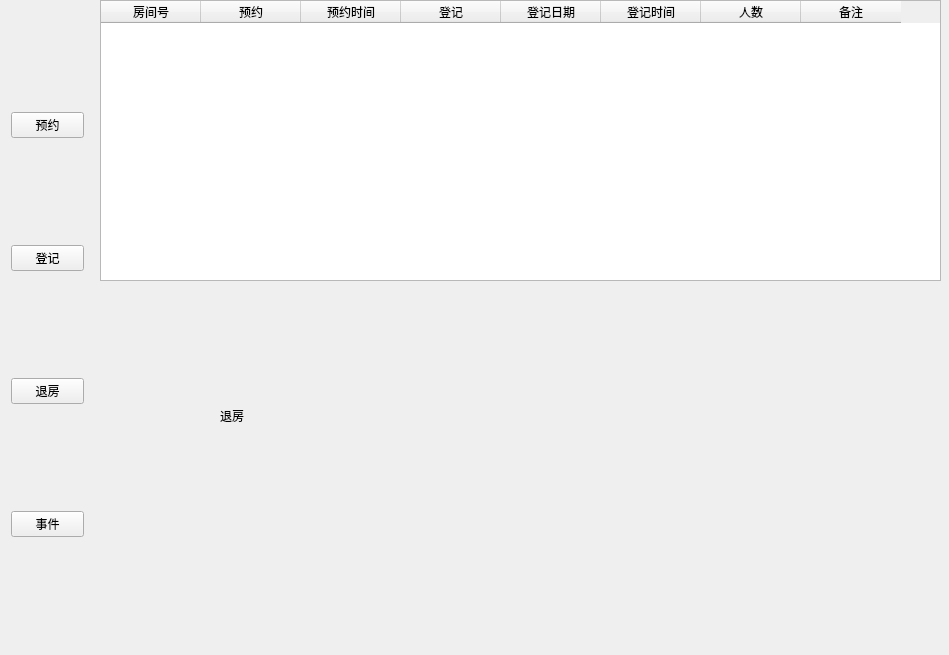
<?xml version="1.0" encoding="UTF-8"?>
<ui version="4.0">
 <class>ManagerClass</class>
 <widget class="QMainWindow" name="ManagerClass">
  <property name="geometry">
   <rect>
    <x>0</x>
    <y>0</y>
    <width>949</width>
    <height>655</height>
   </rect>
  </property>
  <property name="windowTitle">
   <string>Manager</string>
  </property>
  <widget class="QWidget" name="centralWidget">
   <widget class="QStackedWidget" name="stackedWidget">
    <property name="geometry">
     <rect>
      <x>100</x>
      <y>290</y>
      <width>831</width>
      <height>361</height>
     </rect>
    </property>
    <property name="currentIndex">
     <number>2</number>
    </property>
    <widget class="QWidget" name="yuyue">
     <widget class="QLineEdit" name="nameYu">
      <property name="geometry">
       <rect>
        <x>280</x>
        <y>70</y>
        <width>171</width>
        <height>21</height>
       </rect>
      </property>
     </widget>
     <widget class="QLabel" name="label_9">
      <property name="geometry">
       <rect>
        <x>350</x>
        <y>10</y>
        <width>201</width>
        <height>51</height>
       </rect>
      </property>
      <property name="text">
       <string>&lt;html&gt;&lt;head/&gt;&lt;body&gt;&lt;p align=&quot;center&quot;&gt;&lt;span style=&quot; font-size:16pt;&quot;&gt;预约住房信息&lt;/span&gt;&lt;/p&gt;&lt;/body&gt;&lt;/html&gt;</string>
      </property>
     </widget>
     <widget class="QLabel" name="label_11">
      <property name="geometry">
       <rect>
        <x>210</x>
        <y>130</y>
        <width>61</width>
        <height>21</height>
       </rect>
      </property>
      <property name="text">
       <string>身份证号：</string>
      </property>
     </widget>
     <widget class="QCheckBox" name="isVIPYu">
      <property name="geometry">
       <rect>
        <x>280</x>
        <y>220</y>
        <width>101</width>
        <height>21</height>
       </rect>
      </property>
      <property name="text">
       <string>VIP</string>
      </property>
     </widget>
     <widget class="QPushButton" name="yuyueBtn">
      <property name="geometry">
       <rect>
        <x>260</x>
        <y>260</y>
        <width>93</width>
        <height>28</height>
       </rect>
      </property>
      <property name="text">
       <string>预约</string>
      </property>
     </widget>
     <widget class="QLineEdit" name="personIDYu">
      <property name="geometry">
       <rect>
        <x>280</x>
        <y>130</y>
        <width>231</width>
        <height>21</height>
       </rect>
      </property>
     </widget>
     <widget class="QLabel" name="label_12">
      <property name="geometry">
       <rect>
        <x>210</x>
        <y>160</y>
        <width>61</width>
        <height>21</height>
       </rect>
      </property>
      <property name="text">
       <string>电话号：</string>
      </property>
     </widget>
     <widget class="QLineEdit" name="phoneYu">
      <property name="geometry">
       <rect>
        <x>280</x>
        <y>160</y>
        <width>231</width>
        <height>21</height>
       </rect>
      </property>
     </widget>
     <widget class="QLineEdit" name="roomnumberYu">
      <property name="geometry">
       <rect>
        <x>280</x>
        <y>190</y>
        <width>231</width>
        <height>21</height>
       </rect>
      </property>
     </widget>
     <widget class="QComboBox" name="genderYu">
      <property name="geometry">
       <rect>
        <x>280</x>
        <y>100</y>
        <width>69</width>
        <height>22</height>
       </rect>
      </property>
      <item>
       <property name="text">
        <string>男</string>
       </property>
      </item>
      <item>
       <property name="text">
        <string>女</string>
       </property>
      </item>
     </widget>
     <widget class="QLabel" name="label_13">
      <property name="geometry">
       <rect>
        <x>210</x>
        <y>70</y>
        <width>61</width>
        <height>21</height>
       </rect>
      </property>
      <property name="text">
       <string>姓名：</string>
      </property>
     </widget>
     <widget class="QLabel" name="label_10">
      <property name="geometry">
       <rect>
        <x>210</x>
        <y>100</y>
        <width>61</width>
        <height>21</height>
       </rect>
      </property>
      <property name="text">
       <string>性别：</string>
      </property>
     </widget>
     <widget class="QLabel" name="label_18">
      <property name="geometry">
       <rect>
        <x>210</x>
        <y>190</y>
        <width>61</width>
        <height>21</height>
       </rect>
      </property>
      <property name="text">
       <string>房间号：</string>
      </property>
     </widget>
    </widget>
    <widget class="QWidget" name="dengji">
     <widget class="QLineEdit" name="name">
      <property name="geometry">
       <rect>
        <x>270</x>
        <y>80</y>
        <width>171</width>
        <height>21</height>
       </rect>
      </property>
     </widget>
     <widget class="QLineEdit" name="personID">
      <property name="geometry">
       <rect>
        <x>270</x>
        <y>140</y>
        <width>231</width>
        <height>21</height>
       </rect>
      </property>
     </widget>
     <widget class="QLineEdit" name="phone">
      <property name="geometry">
       <rect>
        <x>270</x>
        <y>170</y>
        <width>231</width>
        <height>21</height>
       </rect>
      </property>
     </widget>
     <widget class="QLineEdit" name="roomnumber">
      <property name="geometry">
       <rect>
        <x>270</x>
        <y>200</y>
        <width>231</width>
        <height>21</height>
       </rect>
      </property>
     </widget>
     <widget class="QLabel" name="label_2">
      <property name="geometry">
       <rect>
        <x>320</x>
        <y>10</y>
        <width>201</width>
        <height>51</height>
       </rect>
      </property>
      <property name="text">
       <string>&lt;html&gt;&lt;head/&gt;&lt;body&gt;&lt;p align=&quot;center&quot;&gt;&lt;span style=&quot; font-size:16pt;&quot;&gt;登记住房信息&lt;/span&gt;&lt;/p&gt;&lt;/body&gt;&lt;/html&gt;</string>
      </property>
     </widget>
     <widget class="QPushButton" name="dengjiBtn">
      <property name="geometry">
       <rect>
        <x>250</x>
        <y>270</y>
        <width>93</width>
        <height>28</height>
       </rect>
      </property>
      <property name="text">
       <string>登记</string>
      </property>
     </widget>
     <widget class="QLabel" name="label_5">
      <property name="geometry">
       <rect>
        <x>200</x>
        <y>80</y>
        <width>61</width>
        <height>21</height>
       </rect>
      </property>
      <property name="text">
       <string>姓名：</string>
      </property>
     </widget>
     <widget class="QLabel" name="label_6">
      <property name="geometry">
       <rect>
        <x>200</x>
        <y>110</y>
        <width>61</width>
        <height>21</height>
       </rect>
      </property>
      <property name="text">
       <string>性别：</string>
      </property>
     </widget>
     <widget class="QComboBox" name="gender">
      <property name="geometry">
       <rect>
        <x>270</x>
        <y>110</y>
        <width>69</width>
        <height>22</height>
       </rect>
      </property>
      <item>
       <property name="text">
        <string>男</string>
       </property>
      </item>
      <item>
       <property name="text">
        <string>女</string>
       </property>
      </item>
     </widget>
     <widget class="QLabel" name="label_7">
      <property name="geometry">
       <rect>
        <x>200</x>
        <y>140</y>
        <width>61</width>
        <height>21</height>
       </rect>
      </property>
      <property name="text">
       <string>身份证号：</string>
      </property>
     </widget>
     <widget class="QLabel" name="label_8">
      <property name="geometry">
       <rect>
        <x>200</x>
        <y>170</y>
        <width>61</width>
        <height>21</height>
       </rect>
      </property>
      <property name="text">
       <string>电话号：</string>
      </property>
     </widget>
     <widget class="QLabel" name="label_17">
      <property name="geometry">
       <rect>
        <x>200</x>
        <y>200</y>
        <width>61</width>
        <height>21</height>
       </rect>
      </property>
      <property name="text">
       <string>房间号：</string>
      </property>
     </widget>
     <widget class="QCheckBox" name="isVIP">
      <property name="geometry">
       <rect>
        <x>370</x>
        <y>110</y>
        <width>101</width>
        <height>21</height>
       </rect>
      </property>
      <property name="text">
       <string>VIP</string>
      </property>
     </widget>
     <widget class="QLabel" name="label_19">
      <property name="geometry">
       <rect>
        <x>200</x>
        <y>230</y>
        <width>61</width>
        <height>21</height>
       </rect>
      </property>
      <property name="text">
       <string>时长：</string>
      </property>
     </widget>
     <widget class="QLabel" name="label_20">
      <property name="geometry">
       <rect>
        <x>350</x>
        <y>230</y>
        <width>61</width>
        <height>21</height>
       </rect>
      </property>
      <property name="text">
       <string>天</string>
      </property>
     </widget>
     <widget class="QSpinBox" name="dateLenth">
      <property name="geometry">
       <rect>
        <x>270</x>
        <y>230</y>
        <width>71</width>
        <height>22</height>
       </rect>
      </property>
      <property name="minimum">
       <number>1</number>
      </property>
     </widget>
    </widget>
    <widget class="QWidget" name="tuifang">
     <widget class="QLabel" name="label_3">
      <property name="geometry">
       <rect>
        <x>120</x>
        <y>120</y>
        <width>54</width>
        <height>12</height>
       </rect>
      </property>
      <property name="text">
       <string>退房</string>
      </property>
     </widget>
    </widget>
    <widget class="QWidget" name="shijian">
     <widget class="QLabel" name="label_4">
      <property name="geometry">
       <rect>
        <x>90</x>
        <y>150</y>
        <width>54</width>
        <height>12</height>
       </rect>
      </property>
      <property name="text">
       <string>事件</string>
      </property>
     </widget>
    </widget>
   </widget>
   <widget class="QWidget" name="layoutWidget">
    <property name="geometry">
     <rect>
      <x>0</x>
      <y>0</y>
      <width>95</width>
      <height>651</height>
     </rect>
    </property>
    <layout class="QVBoxLayout" name="verticalLayout">
     <item>
      <widget class="QPushButton" name="yuyuePageBtn">
       <property name="text">
        <string>预约</string>
       </property>
      </widget>
     </item>
     <item>
      <widget class="QPushButton" name="dengjiPageBtn">
       <property name="text">
        <string>登记</string>
       </property>
      </widget>
     </item>
     <item>
      <widget class="QPushButton" name="tuifangPageBtn">
       <property name="text">
        <string>退房</string>
       </property>
      </widget>
     </item>
     <item>
      <widget class="QPushButton" name="eventPageBtn">
       <property name="text">
        <string>事件</string>
       </property>
      </widget>
     </item>
    </layout>
   </widget>
   <widget class="QTableWidget" name="tableWidget">
    <property name="geometry">
     <rect>
      <x>100</x>
      <y>0</y>
      <width>841</width>
      <height>281</height>
     </rect>
    </property>
    <column>
     <property name="text">
      <string>房间号</string>
     </property>
    </column>
    <column>
     <property name="text">
      <string>预约</string>
     </property>
    </column>
    <column>
     <property name="text">
      <string>预约时间</string>
     </property>
    </column>
    <column>
     <property name="text">
      <string>登记</string>
     </property>
    </column>
    <column>
     <property name="text">
      <string>登记日期</string>
     </property>
    </column>
    <column>
     <property name="text">
      <string>登记时间</string>
     </property>
    </column>
    <column>
     <property name="text">
      <string>人数</string>
     </property>
    </column>
    <column>
     <property name="text">
      <string>备注</string>
     </property>
    </column>
   </widget>
  </widget>
 </widget>
 <layoutdefault spacing="6" margin="11"/>
 <resources/>
 <connections/>
</ui>
